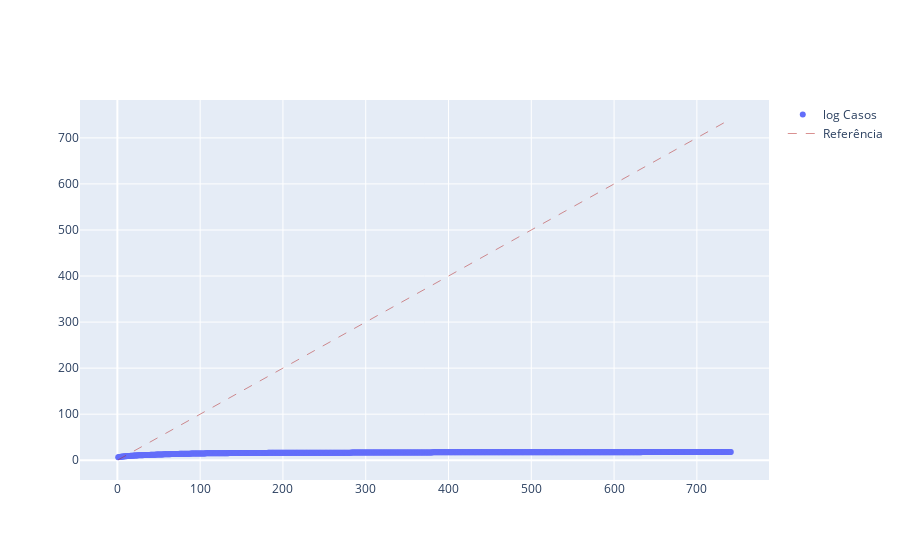

The cell this chart's notebook holds for it:
### Markdown cell above
### Entendendo possível exponencialidade dos dados

### Code cell
import plotly.graph_objects as go
import datetime
import numpy as np

df2['date'] = pd.to_datetime(df2['date'])
df2 = df2.loc[df2['date'] >= '02-26-2020']
df2['dias'] = range(1,len(df2) + 1,1)
log_y_data = np.log(df2['last_available_confirmed'])


fig = go.Figure(data=[go.Scatter(name='log Casos',x=df2['dias'], y=log_y_data, mode='markers'),go.Scatter(name='Referência',x=df2['dias'], y=df2['dias'], line=dict(color='firebrick', width=0.5,
                              dash='dash'))])

fig.show()

### Figure 1 — Plotly figure (JSON) as saved in the notebook; plotly's stock layout.template omitted (floating-point values rounded to 4 significant figures; data arrays with more than 128 entries replaced by an {"elided": "..."} marker saying what was removed)
{"data": [{"mode": "markers", "name": "log Casos", "type": "scatter", "x": {"elided": "741 int values"}, "y": {"elided": "741 float values"}}, {"line": {"color": "firebrick", "dash": "dash", "width": 0.5}, "name": "Referência", "type": "scatter", "x": {"elided": "741 int values"}, "y": {"elided": "741 int values"}}], "layout": {}}
